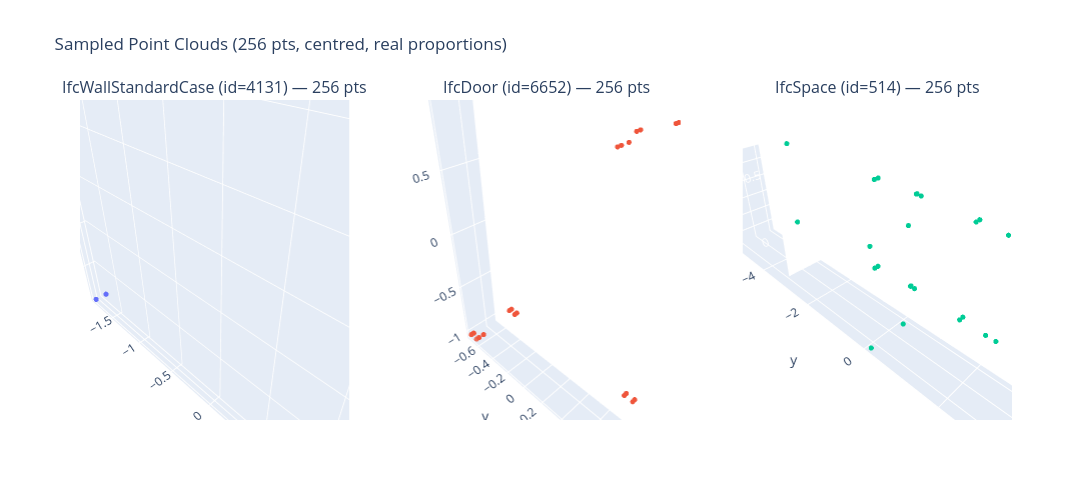

Source (notebook cell):
### Markdown cell above
### 4.4 Visualisation: Element Point Clouds

A few sampled point clouds to illustrate the shape information that gets compressed into 7-dim embeddings.

### Code cell
show_types = ["IfcWallStandardCase", "IfcDoor", "IfcSpace"]
samples = {
    t: int(nodes_df.loc[(nodes_df["ifc_type"] == t) & nodes_df["ifc_id"].isin(pc_raw), "ifc_id"].iloc[0])
    for t in show_types
    if not nodes_df.loc[(nodes_df["ifc_type"] == t) & nodes_df["ifc_id"].isin(pc_raw), "ifc_id"].empty
}

fig = make_subplots(
    rows=1, cols=len(samples),
    specs=[[{"type": "scatter3d"}] * len(samples)],
    subplot_titles=[f"{t} (id={s}) — {pc_raw[s].shape[0]} pts" for t, s in samples.items()],
)
for i, (t, sid) in enumerate(samples.items(), 1):
    pc = pc_raw[sid]
    fig.add_trace(
        go.Scatter3d(
            x=pc[:, 0], y=pc[:, 1], z=pc[:, 2],
            mode="markers",
            marker=dict(size=3, opacity=0.85),
            name=t,
        ),
        row=1, col=i,
    )
for k in range(1, len(samples) + 1):
    scene_key = "scene" if k == 1 else f"scene{k}"
    fig.update_layout(**{scene_key: dict(aspectmode="data")})

fig.update_layout(
    title="Sampled Point Clouds (256 pts, centred, real proportions)",
    height=500, width=450 * len(samples), showlegend=False,
)
fig.show()

### Figure 1 — Plotly figure (JSON) as saved in the notebook; plotly's stock layout.template omitted (floating-point values rounded to 4 significant figures; data arrays with more than 128 entries replaced by an {"elided": "..."} marker saying what was removed)
{"data": [{"marker": {"opacity": 0.85, "size": 3}, "mode": "markers", "name": "IfcWallStandardCase", "scene": "scene", "type": "scatter3d", "x": {"elided": "256 float values"}, "y": {"elided": "256 float values"}, "z": {"elided": "256 float values"}}, {"marker": {"opacity": 0.85, "size": 3}, "mode": "markers", "name": "IfcDoor", "scene": "scene2", "type": "scatter3d", "x": {"elided": "256 float values"}, "y": {"elided": "256 float values"}, "z": {"elided": "256 float values"}}, {"marker": {"opacity": 0.85, "size": 3}, "mode": "markers", "name": "IfcSpace", "scene": "scene3", "type": "scatter3d", "x": {"elided": "256 float values"}, "y": {"elided": "256 float values"}, "z": {"elided": "256 float values"}}], "layout": {"annotations": [{"font": {"size": 16}, "showarrow": false, "text": "IfcWallStandardCase (id=4131) — 256 pts", "x": 0.1444, "xanchor": "center", "xref": "paper", "y": 1, "yanchor": "bottom", "yref": "paper"}, {"font": {"size": 16}, "showarrow": false, "text": "IfcDoor (id=6652) — 256 pts", "x": 0.5, "xanchor": "center", "xref": "paper", "y": 1, "yanchor": "bottom", "yref": "paper"}, {"font": {"size": 16}, "showarrow": false, "text": "IfcSpace (id=514) — 256 pts", "x": 0.8556, "xanchor": "center", "xref": "paper", "y": 1, "yanchor": "bottom", "yref": "paper"}], "height": 500, "scene": {"aspectmode": "data", "domain": {"x": [0, 0.2889], "y": [0, 1]}}, "scene2": {"aspectmode": "data", "domain": {"x": [0.3556, 0.6444], "y": [0, 1]}}, "scene3": {"aspectmode": "data", "domain": {"x": [0.7111, 1], "y": [0, 1]}}, "showlegend": false, "title": {"text": "Sampled Point Clouds (256 pts, centred, real proportions)"}, "width": 1350}}
